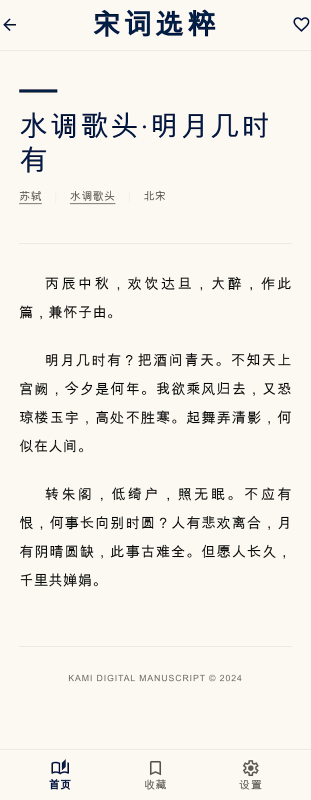
#> input picture design/screens/mobile-detail/screen.png, 622 x 1600 px, found by its file name (shown at 1/2 size)
$ python gen_app_icons.py
#> lines starting #> are read from the running program, lines starting #| are printed output that depends on the picture; after the words box and inside, x2 and y2 are one past the last pixel; in counts of white or black regions, pixels touching at a corner belong together
#!/usr/bin/env python3
"""Regenerate app icons for all platforms from design/app-icon/screen.png (1024x1024).

Single source of truth; rerun after any icon change. Deterministic output (git diff clean on rerun).
Requires macOS (iconutil) + Pillow.

Outputs:
  iOS    iosApp/iosApp/Preview Content/Assets.xcassets/AppIcon.appiconset/AppIcon.png
  Android composeApp/src/androidMain/res/mipmap-*/ic_launcher.png (legacy, all densities)
         composeApp/src/androidMain/res/mipmap-anydpi-v26/ic_launcher.xml (adaptive)
         composeApp/src/androidMain/res/mipmap-xxxhdpi/ic_launcher_foreground.png
         composeApp/src/androidMain/res/values/colors.xml (adaptive background color)
  Desktop composeApp/src/desktopMain/resources/icons/icon.icns | icon.ico | icon.png
"""
import shutil
import subprocess
from pathlib import Path

from PIL import Image, ImageDraw

ROOT = Path(__file__).resolve().parents[3]  # <root>/app/data/tools/gen_app_icons.py
SRC = ROOT / "design" / "app-icon" / "screen.png"

# Android adaptive icon: 108dp canvas, content safe zone 66dp (Google spec)
FULL_CANVAS = 432          # xxxhdpi (144dpi * 3 = 432px)
SAFE_CONTENT = round(FULL_CANVAS * 66 / 108)  # 264px content within canvas

LEGACY_MIPMAPS = {"mdpi": 48, "hdpi": 72, "xhdpi": 96, "xxhdpi": 144, "xxxhdpi": 192}

# Apple icon grid: 1024 canvas, artwork in centered 824px safe zone, rounded corners
ICON_SIZE = 1024
ICON_CONTENT = 824            # margin 100px each side
ICON_RADIUS = 185             # Apple-spec corner radius on the content square


def rounded_icon() -> Image.Image:
    """macOS/iOS style icon: artwork as a rounded card on transparent canvas,
    so the OS squircle mask never clips the square corners of the artwork."""
    canvas = Image.new("RGBA", (ICON_SIZE, ICON_SIZE), (0, 0, 0, 0))
    art = Image.open(SRC).convert("RGBA").resize((ICON_CONTENT, ICON_CONTENT), Image.LANCZOS)
    mask = Image.new("L", (ICON_CONTENT, ICON_CONTENT), 0)
    ImageDraw.Draw(mask).rounded_rectangle(
        (0, 0, ICON_CONTENT, ICON_CONTENT), radius=ICON_RADIUS, fill=255)
    canvas.paste(art, ((ICON_SIZE - ICON_CONTENT) // 2,) * 2, mask)
    return canvas


def android_icon():
    res = ROOT / "app" / "composeApp" / "src" / "androidMain" / "res"
    (res / "mipmap-anydpi-v26").mkdir(parents=True, exist_ok=True)
    (res / "values").mkdir(parents=True, exist_ok=True)

    img = Image.open(SRC).convert("RGBA")
    for dpi, size in LEGACY_MIPMAPS.items():
        out = res / f"mipmap-{dpi}" / "ic_launcher.png"
        out.parent.mkdir(parents=True, exist_ok=True)
        img.resize((size, size), Image.LANCZOS).save(out)
#> this loop made 5 passes
#> pass 2, in android_icon, `img.resize((size, size), Image.LANCZOS).save(out)`:
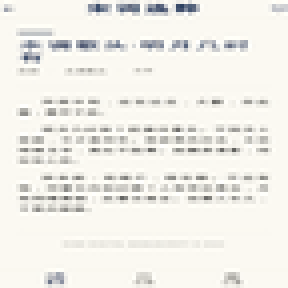
#> saved as ic_launcher.png: PIL image 72x72 RGBA (shown 4 times larger); mean R, G, B, A 240.3, 238.8, 232.8, 255

    # Adaptive foreground: source scaled into the safe zone on transparent canvas
    fg = Image.new("RGBA", (FULL_CANVAS, FULL_CANVAS), (0, 0, 0, 0))
#> fg: PIL image 432x432 RGBA; every value is 0
    fg.paste(img.resize((SAFE_CONTENT, SAFE_CONTENT), Image.LANCZOS),
             ((FULL_CANVAS - SAFE_CONTENT) // 2,) * 2)
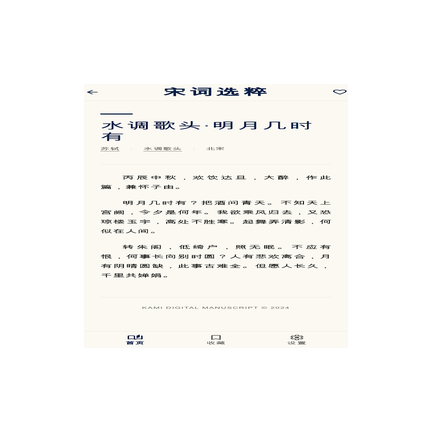
#> fg: PIL image 432x432 RGBA; mean R, G, B, A 89.7, 89.1, 86.9, 95.2; transparent parts drawn white
    fg.save(res / "mipmap-xxxhdpi" / "ic_launcher_foreground.png")

    # Background: sample a corner pixel of the source art (paper/ink background)
    bg = "#{:02x}{:02x}{:02x}".format(*img.getpixel((4, 4))[:3])
#> bg = '#fbf9f2'
#> in rounded_icon, `canvas = Image.new("RGBA", (ICON_SIZE, ICON_SIZE), (0, 0, 0, 0))`: canvas: PIL image 1024x1024 RGBA; every value is 0
#> in rounded_icon, `art = Image.open(SRC).convert("RGBA").resize((ICON_CONTENT, ICON_CONTE..`:
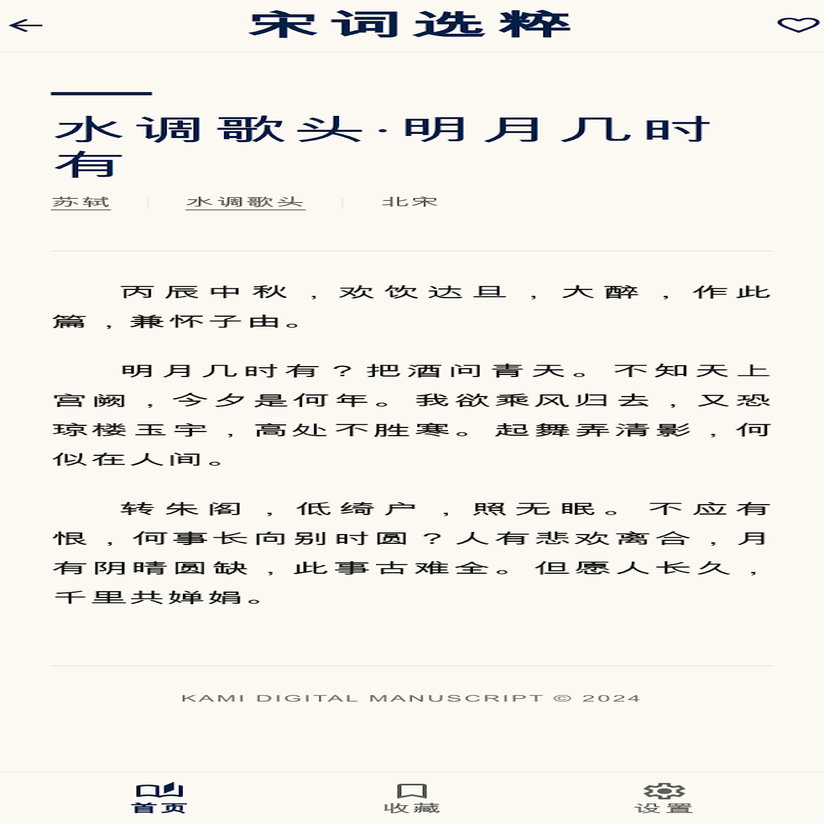
#> art: PIL image 824x824 RGBA; mean R, G, B, A 240.5, 238.9, 232.8, 255
#> in rounded_icon, `mask = Image.new("L", (ICON_CONTENT, ICON_CONTENT), 0)`: mask: PIL image 824x824 L; every value is 0
#> in rounded_icon, `ImageDraw.Draw(mask).rounded_rectangle( (0, 0, ICON_CONTENT, ICON_CONT..`:
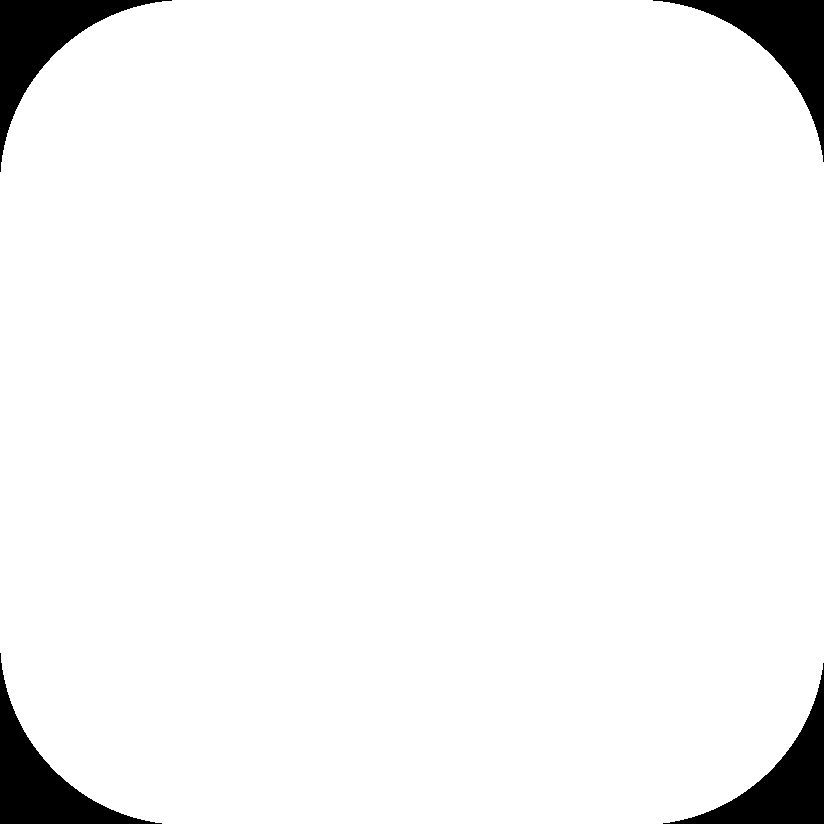
#> mask: PIL image 824x824 L; 95.7% white; 4 black regions, box (x1, y1, x2, y2) and area: (0, 0, 172, 172) 7396, (653, 0, 824, 162) 7224, (0, 653, 162, 824) 7224, (663, 663, 824, 824) 7053
#> in rounded_icon, `canvas.paste(art, ((ICON_SIZE - ICON_CONTENT) // 2,) * 2, mask)`:
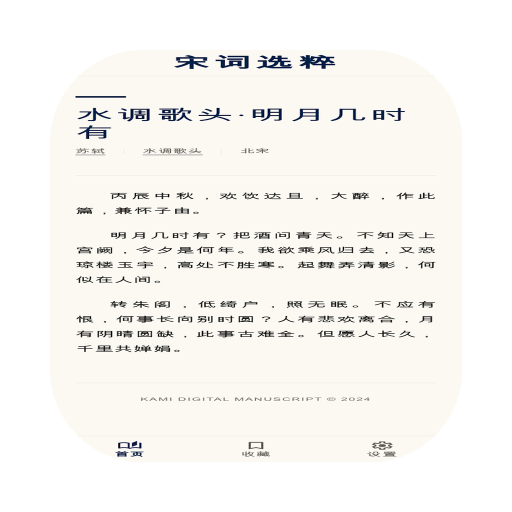
#> canvas: PIL image 1024x1024 RGBA (shown at 1/2 size); mean R, G, B, A 148.9, 147.9, 144.1, 158.1; transparent parts drawn white
    (res / "values" / "colors.xml").write_text(
        '<?xml version="1.0" encoding="utf-8"?>\n'
        '<resources>\n'
        f'    <color name="ic_launcher_background">{bg}</color>\n'
        '</resources>\n')
    (res / "mipmap-anydpi-v26" / "ic_launcher.xml").write_text(
        '<?xml version="1.0" encoding="utf-8"?>\n'
        '<adaptive-icon xmlns:android="http://schemas.android.com/apk/res/android">\n'
        '    <background android:drawable="@color/ic_launcher_background"/>\n'
        '    <foreground android:drawable="@mipmap/ic_launcher_foreground"/>\n'
        '</adaptive-icon>\n')


def ios_icon():
    # iOS: full-bleed opaque RGB (App Store rejects alpha); the OS squircle mask
    # supplies the rounded shape, so no baked rounded card here (unlike macOS).
    dest = ROOT / "app" / "iosApp" / "iosApp" / "Preview Content" / "Assets.xcassets" \
        / "AppIcon.appiconset" / "AppIcon.png"
    Image.open(SRC).convert("RGB").save(dest)


def desktop_icons(img):
    icons = ROOT / "app" / "composeApp" / "src" / "desktopMain" / "resources" / "icons"
    icons.mkdir(parents=True, exist_ok=True)

    img.resize((512, 512), Image.LANCZOS).save(icons / "icon.png")
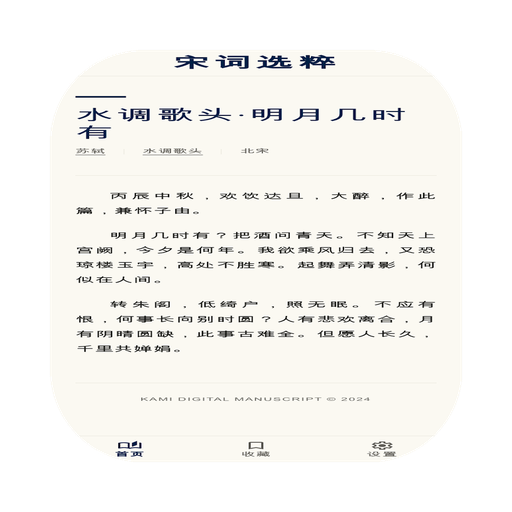
#> saved as icon.png: PIL image 512x512 RGBA; mean R, G, B, A 151.4, 150.4, 146.8, 158.1; transparent parts drawn white
    img.save(icons / "icon.ico", format="ICO", sizes=[(16, 16), (32, 32), (48, 48), (256, 256)])

    # icns via native iconutil (deterministic)
    iconset = icons / "icon.iconset"
    iconset.mkdir(exist_ok=True)
    for size in (16, 32, 128, 256, 512):
        img.resize((size, size), Image.LANCZOS).save(iconset / f"icon_{size}x{size}.png")
        img.resize((size * 2, size * 2), Image.LANCZOS).save(iconset / f"icon_{size}x{size}@2x.png")
#> this loop made 5 passes
#> pass 2, in desktop_icons, `img.resize((size * 2, size * 2), Image.LANCZOS).save(iconset / f"icon_..`:
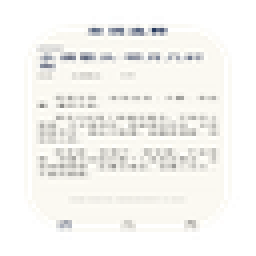
#> saved as icon_32x32@2x.png: PIL image 64x64 RGBA (shown 4 times larger); mean R, G, B, A 164.9, 164.1, 160.4, 158; transparent parts drawn white
    subprocess.run(["iconutil", "-c", "icns", str(iconset), "-o", str(icons / "icon.icns")],
                   check=True)
#> (this line was passed over: subprocess is not available in this run)
    shutil.rmtree(iconset)


if __name__ == "__main__":
    if not SRC.exists():
        raise SystemExit(f"source icon not found: {SRC}")
    android_icon()
    ios_icon()
    desktop_icons(rounded_icon())
    print("ok: android + ios + desktop icons regenerated")

$ run again, with screen/phone/screen_1(detail-1).jpg saved as design/screens/mobile-detail/screen.png
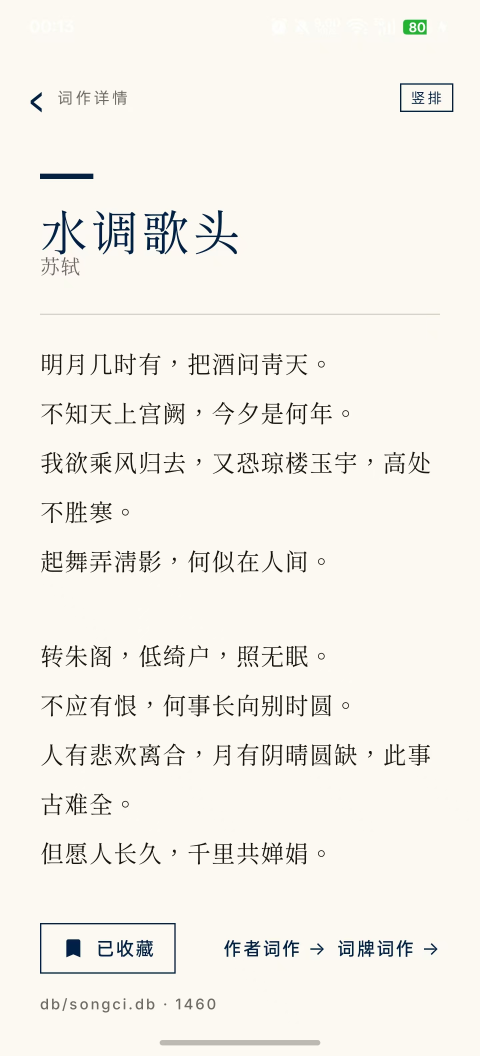
#> input picture screen/phone/screen_1(detail-1).jpg, 1440 x 3168 px, found by its file name (shown at 1/3 size)
#> in android_icon, `fg.paste(img.resize((SAFE_CONTENT, SAFE_CONTENT), Image.LANCZOS), ((FU..`:
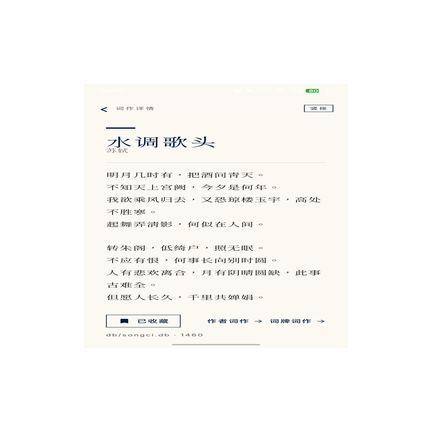
#> fg: PIL image 432x432 RGBA; mean R, G, B, A 91.1, 90.2, 87.8, 95.2; transparent parts drawn white
#> bg = '#fcf9f2'
#> the loop in desktop_icons, `for size in (16, 32, 128, 256, 512):` made 5 passes
#> pass 2, in desktop_icons, `img.resize((size * 2, size * 2), Image.LANCZOS).save(iconset / f"icon_..`:
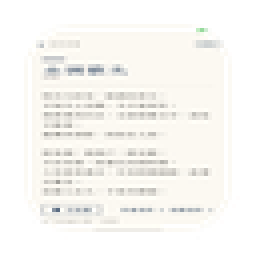
#> saved as icon_32x32@2x.png: PIL image 64x64 RGBA (shown 4 times larger); mean R, G, B, A 167.6, 166.1, 162.1, 158; transparent parts drawn white

$ run again, with screen/phone/screen_1(detail-2).jpg saved as design/screens/mobile-detail/screen.png
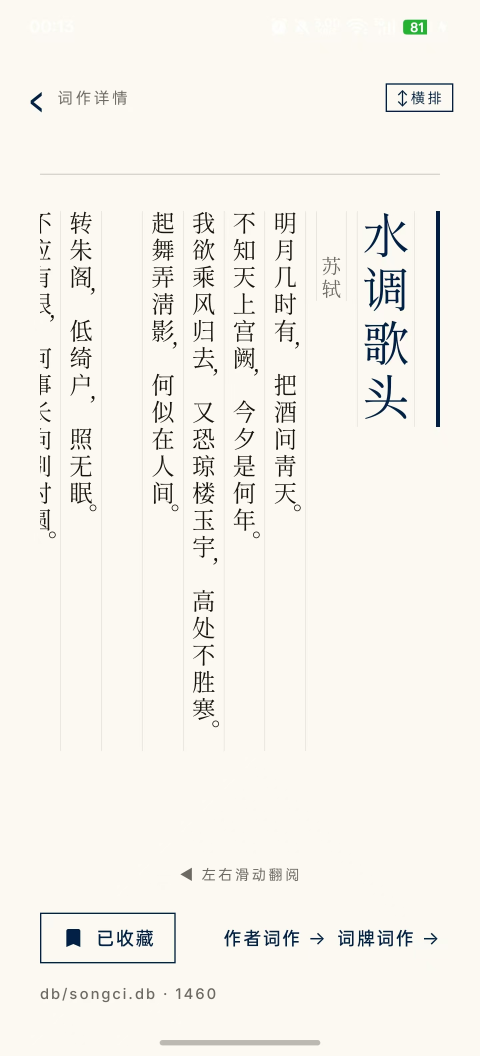
#> input picture screen/phone/screen_1(detail-2).jpg, 1440 x 3168 px, found by its file name (shown at 1/3 size)
#> in android_icon, `fg.paste(img.resize((SAFE_CONTENT, SAFE_CONTENT), Image.LANCZOS), ((FU..`:
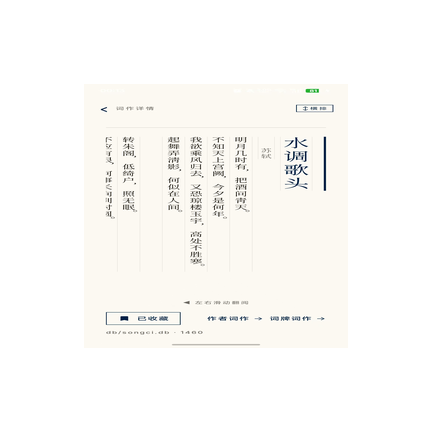
#> fg: PIL image 432x432 RGBA; mean R, G, B, A 91.5, 90.6, 88.2, 95.2; transparent parts drawn white
#> bg = '#fcf9f2'
#> the loop in desktop_icons, `for size in (16, 32, 128, 256, 512):` made 5 passes
#> pass 2, in desktop_icons, `img.resize((size * 2, size * 2), Image.LANCZOS).save(iconset / f"icon_..`:
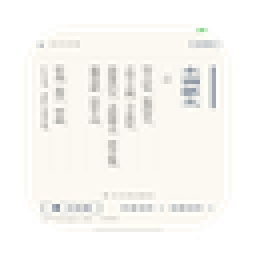
#> saved as icon_32x32@2x.png: PIL image 64x64 RGBA (shown 4 times larger); mean R, G, B, A 168.2, 166.8, 162.8, 158; transparent parts drawn white
